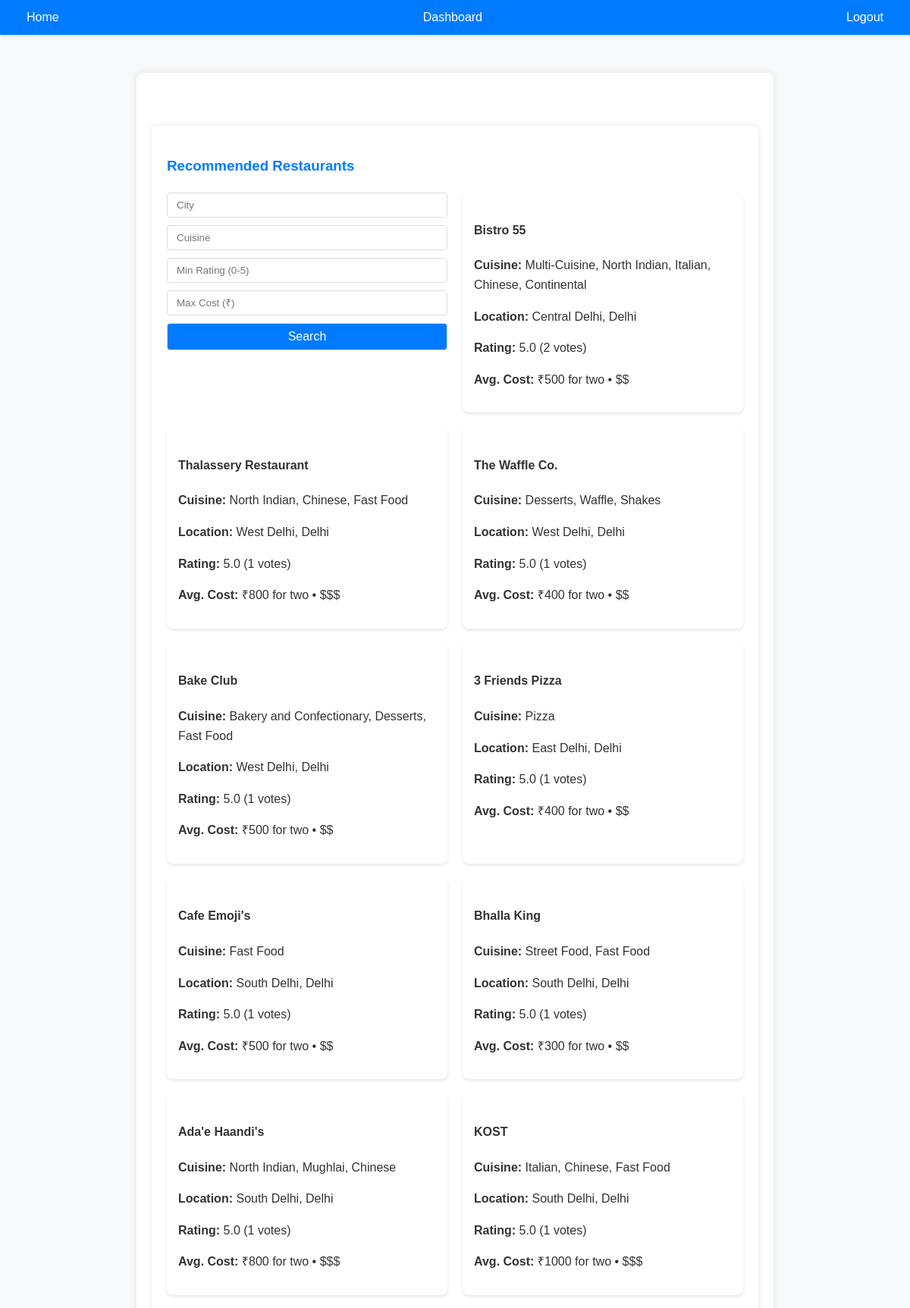
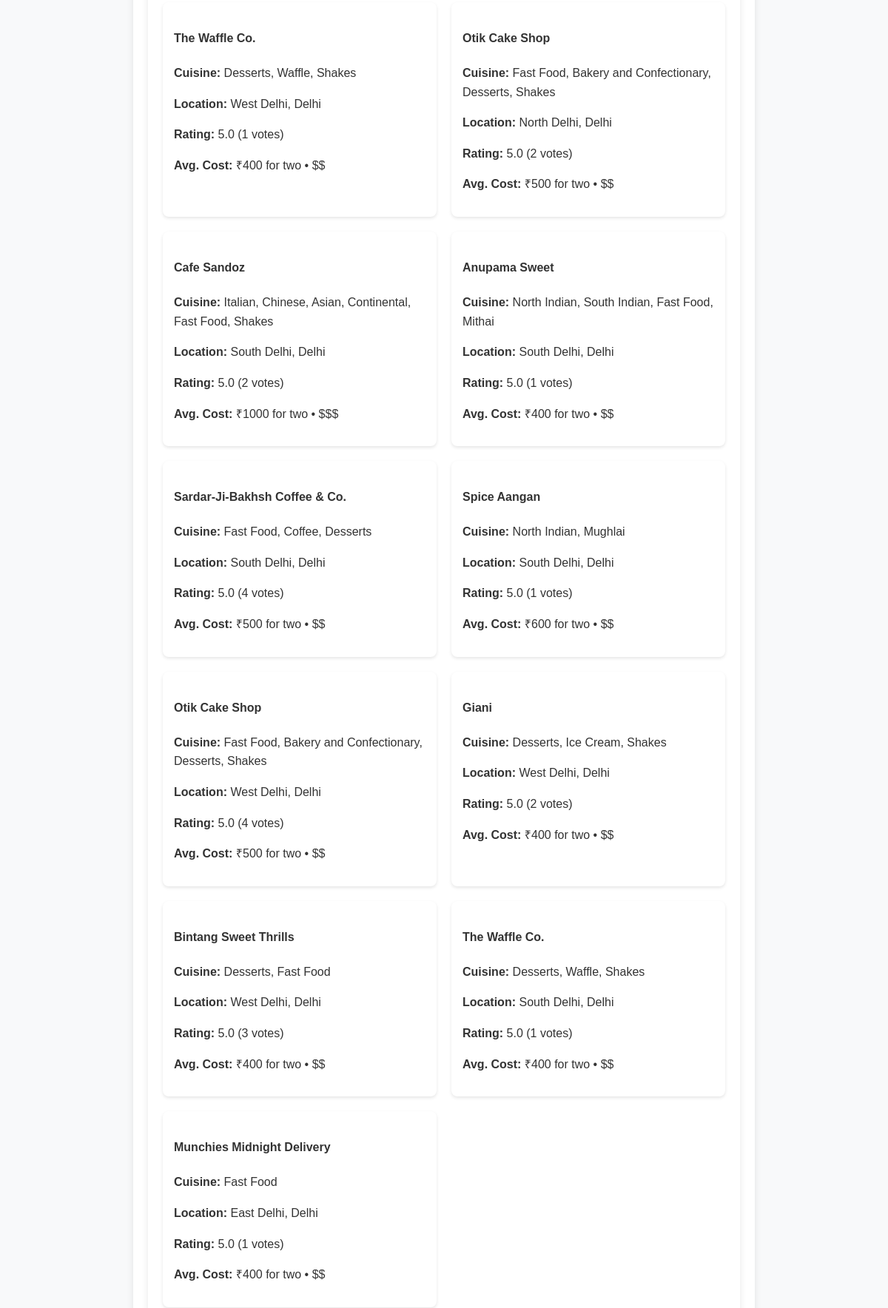
/recommend (signed in, upper part), run on the app's committed database (2 pictures, top to bottom).
### app/models.py (models this page shows)
class Restaurant(db.Model):
    id = db.Column(db.Integer, primary_key=True)
    name = db.Column(db.String(100), nullable=False)
    location = db.Column(db.String(100))          # General area/neighborhood
    locality = db.Column(db.String(100))          # Specific locality (e.g., "Bandra West")
    city = db.Column(db.String(50), nullable=False)
    cuisine = db.Column(db.String(50), nullable=False)
    rating = db.Column(db.Float)                  # e.g., 4.2
    votes = db.Column(db.Integer)                 # e.g., 1,200 votes
    cost = db.Column(db.Integer)                  # e.g., 500 (average cost for two)
    def price_range(self):
        if self.cost < 300:
            return "$"
        elif 300 <= self.cost < 700:
            return "$$"
        else:
            return "$$$"

### app/routes.py (the view)
@main.route('/recommend')
@login_required
def recommend():
    city = request.args.get('city', '').strip()           # Default: All cities
    cuisine = request.args.get('cuisine', current_user.preferred_cuisines.split(',')[0] if current_user.preferred_cuisines else '').strip()
    min_rating = float(request.args.get('min_rating', 0))
    max_cost = int(request.args.get('max_cost', 1500 if current_user.budget_preference == '$$$' else 500 if current_user.budget_preference == '$' else 1000))  # Default: No max cost
    query = Restaurant.query
    if city:
        query = query.filter(Restaurant.city.ilike(f"%{city}%"))
    if cuisine:
        query = query.filter(Restaurant.cuisine.ilike(f"%{cuisine}%"))
    if min_rating:
        query = query.filter(Restaurant.rating >= min_rating)
    if max_cost:
        query = query.filter(Restaurant.cost <= max_cost)
    restaurants = query.order_by(Restaurant.rating.desc()).limit(20).all()
    if not restaurants:
        flash(f"No restaurants found in {city} for {cuisine} cuisine.",'warning')
        return redirect(url_for('main.dashboard'))
    return render_template('recommendations.html', restaurants=restaurants)

### app/models.py (called while the page is built)
@login_manager.user_loader
def load_user(user_id):
    return User.query.get(int(user_id))

### app/templates/recommendations.html (shortened to what this page needs)
{% extends "base.html" %}
{% block content %}
<div class="container">
{% if restaurants %}
  <h3>Recommended Restaurants</h3>
  <div class="restaurant-grid">
  <form method="GET" action="{{ url_for('main.recommend') }}" class="filters">
    <input type="text" name="city" placeholder="City" value="{{ request.args.get('city', '') }}">
    <input type="text" name="cuisine" placeholder="Cuisine" value="{{ request.args.get('cuisine', '') }}">
    <input type="number" name="min_rating" placeholder="Min Rating (0-5)" step="0.1" min="0" max="5" value="{{ request.args.get('min_rating', '') }}">
    <input type="number" name="max_cost" placeholder="Max Cost (₹)" value="{{ request.args.get('max_cost', '') }}">
    <button type="submit">Search</button>
  </form>
    {% for r in restaurants %}
      <div class="restaurant-card">
        <h4>{{ r.name }}</h4>
        <p><strong>Cuisine:</strong> {{ r.cuisine }}</p>
        <p><strong>Location:</strong> {{ r.locality }}, {{ r.city }}</p>
        <p><strong>Rating:</strong> {{ r.rating }} ({{ r.votes }} votes)</p>
        <p><strong>Avg. Cost:</strong> ₹{{ r.cost }} for two • {{ r.price_range() }}</p>
      </div>
    {% endfor %}
  </div>
  {% else %}
  <div class="no-results">
    <h3>No restaurants available matching your criteria.</h3>
    <p>Try adjusting your filters or <a href="{{ url_for('main.dashboard') }}">search again</a>.</p>
  </div>
  {% endif %}
</div>
{% endblock %}

### app/templates/base.html (shortened to what this page needs)
<!DOCTYPE html>
<html lang="en">
<head>
    <link rel="stylesheet" href="{{ url_for('static', filename='style.css') }}">
</head>
<body>
    <nav>
        <a href="{{ url_for('main.index') }}">Home</a>
        {% if current_user.is_authenticated %}
            <a href="{{ url_for('main.dashboard') }}">Dashboard</a>
            <a href="{{ url_for('main.logout') }}">Logout</a>
        {% else %}
            <a href="{{ url_for('main.login') }}">Login</a>
            <a href="{{ url_for('main.register') }}">Register</a>
        {% endif %}
    </nav>
    <div class="container">
        {% block content %}{% endblock %}
    </div>
</body>
</html>

### app/static/style.css (style rules this page uses)
body { font-family: 'Arial', sans-serif; background-color: #f8f9fa; margin: 0; padding: 0; color: #333; line-height: 1.6; }
nav { background-color: #007bff; padding: 10px 20px; display: flex; justify-content: space-between; align-items: center; box-shadow: 0 2px 4px rgba(0, 0, 0, 0.1); }
nav a { color: #fff; text-decoration: none; margin: 0 15px; font-size: 16px; transition: color 0.3s ease; }
.container { max-width: 800px; margin: 50px auto; padding: 20px; background: #fff; border-radius: 8px; box-shadow: 0 0 10px rgba(0, 0, 0, 0.1); }
h1, h2, h3 { color: #007bff; margin-bottom: 20px; }
form { display: flex; flex-direction: column; }
button, .submit-button { background-color: #007bff; color: #fff; border: none; padding: 10px 15px; border-radius: 4px; font-size: 16px; cursor: pointer; transition: background-color 0.3s ease; }
.filters { display: flex; gap: 10px; margin-bottom: 20px; flex-wrap: wrap; }
.filters input, .filters button { padding: 8px 12px; border: 1px solid #ddd; border-radius: 4px; }
.restaurant-grid { display: grid; grid-template-columns: repeat(auto-fill, minmax(300px, 1fr)); gap: 20px; margin-top: 20px; }
.restaurant-card { background: white; padding: 15px; border-radius: 8px; box-shadow: 0 2px 4px rgba(0, 0, 0, 0.1); }

### data on the page
Restaurant: name "Bistro 55", cuisine "Multi-Cuisine, North Indian, Italian, Chinese, Continental", locality "Central Delhi", city "Delhi", rating "5.0", votes "2", cost "500", price_range "$$"
Restaurant: name "Thalassery Restaurant", cuisine "North Indian, Chinese, Fast Food", locality "West Delhi", city "Delhi", rating "5.0", votes "1", cost "800", price_range "$$$"
Restaurant: name "The Waffle Co.", cuisine "Desserts, Waffle, Shakes", locality "West Delhi", city "Delhi", rating "5.0", votes "1", cost "400", price_range "$$"
Restaurant: name "Bake Club", cuisine "Bakery and Confectionary, Desserts, Fast Food", locality "West Delhi", city "Delhi", rating "5.0", votes "1", cost "500", price_range "$$"
Restaurant: name "3 Friends Pizza", cuisine "Pizza", locality "East Delhi", city "Delhi", rating "5.0", votes "1", cost "400", price_range "$$"
Restaurant: name "Cafe Emoji's", cuisine "Fast Food", locality "South Delhi", city "Delhi", rating "5.0", votes "1", cost "500", price_range "$$"
Restaurant: name "Bhalla King", cuisine "Street Food, Fast Food", locality "South Delhi", city "Delhi", rating "5.0", votes "1", cost "300", price_range "$$"
Restaurant: name "Ada'e Haandi's", cuisine "North Indian, Mughlai, Chinese", locality "South Delhi", city "Delhi", rating "5.0", votes "1", cost "800", price_range "$$$"
Restaurant: name "KOST", cuisine "Italian, Chinese, Fast Food", locality "South Delhi", city "Delhi", rating "5.0", votes "1", cost "1000", price_range "$$$"
Restaurant: name "The Waffle Co.", cuisine "Desserts, Waffle, Shakes", locality "West Delhi", city "Delhi", rating "5.0", votes "1", cost "400", price_range "$$"
Restaurant: name "Otik Cake Shop", cuisine "Fast Food, Bakery and Confectionary, Desserts, Shakes", locality "North Delhi", city "Delhi", rating "5.0", votes "2", cost "500", price_range "$$"
Restaurant: name "Cafe Sandoz", cuisine "Italian, Chinese, Asian, Continental, Fast Food, Shakes", locality "South Delhi", city "Delhi", rating "5.0", votes "2", cost "1000", price_range "$$$"
Restaurant: name "Anupama Sweet", cuisine "North Indian, South Indian, Fast Food, Mithai", locality "South Delhi", city "Delhi", rating "5.0", votes "1", cost "400", price_range "$$"
Restaurant: name "Sardar-Ji-Bakhsh Coffee & Co.", cuisine "Fast Food, Coffee, Desserts", locality "South Delhi", city "Delhi", rating "5.0", votes "4", cost "500", price_range "$$"
Restaurant: name "Spice Aangan", cuisine "North Indian, Mughlai", locality "South Delhi", city "Delhi", rating "5.0", votes "1", cost "600", price_range "$$"
Restaurant: name "Otik Cake Shop", cuisine "Fast Food, Bakery and Confectionary, Desserts, Shakes", locality "West Delhi", city "Delhi", rating "5.0", votes "4", cost "500", price_range "$$"
Restaurant: name "Giani", cuisine "Desserts, Ice Cream, Shakes", locality "West Delhi", city "Delhi", rating "5.0", votes "2", cost "400", price_range "$$"
Restaurant: name "Bintang Sweet Thrills", cuisine "Desserts, Fast Food", locality "West Delhi", city "Delhi", rating "5.0", votes "3", cost "400", price_range "$$"
Restaurant: name "The Waffle Co.", cuisine "Desserts, Waffle, Shakes", locality "South Delhi", city "Delhi", rating "5.0", votes "1", cost "400", price_range "$$"
Restaurant: name "Munchies Midnight Delivery", cuisine "Fast Food", locality "East Delhi", city "Delhi", rating "5.0", votes "1", cost "400", price_range "$$"
